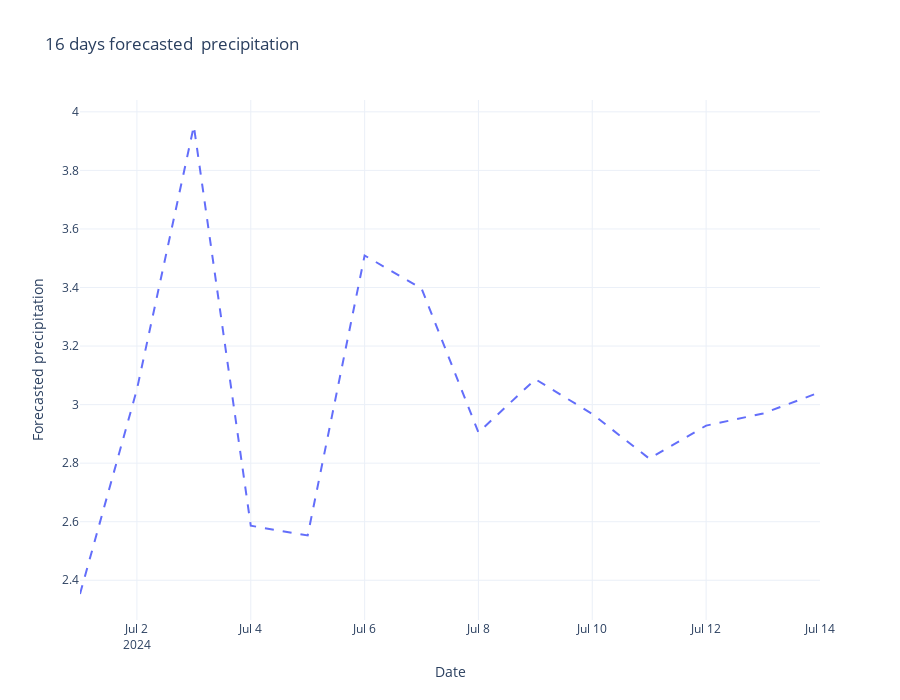

Notebook cell for this chart:
### Code cell
import plotly.graph_objects as go

# Create a figure
fig = go.Figure()

# Add the predicted soil moisture line
fig.add_trace(go.Scatter(
    x=forecasted_values_df.index, 
    y=forecasted_values_df["precipitation (mm)"],
    mode='lines',
    name='Predicted Soil Moisture',
    line=dict(dash='dash')  # This creates a dashed line
))

# Update layout for the figure
fig.update_layout(
    title='16 days forecasted  precipitation ',
    xaxis_title='Date',
    yaxis_title='Forecasted precipitation',
    legend_title='Legend',
    template='plotly_white',  # Optional: set a template
    width=900,  # Width of the plot
    height=700  # Height of the plot
)

# Show the figure
fig.show()

### Figure 1 — Plotly figure (JSON) as saved in the notebook; plotly's stock layout.template omitted (floating-point values rounded to 4 significant figures)
{"data": [{"line": {"dash": "dash"}, "mode": "lines", "name": "Predicted Soil Moisture", "type": "scatter", "x": ["2024-07-01T00:00:00", "2024-07-02T00:00:00", "2024-07-03T00:00:00", "2024-07-04T00:00:00", "2024-07-05T00:00:00", "2024-07-06T00:00:00", "2024-07-07T00:00:00", "2024-07-08T00:00:00", "2024-07-09T00:00:00", "2024-07-10T00:00:00", "2024-07-11T00:00:00", "2024-07-12T00:00:00", "2024-07-13T00:00:00", "2024-07-14T00:00:00"], "y": [2.353, 3.052, 3.952, 2.586, 2.553, 3.509, 3.397, 2.905, 3.087, 2.968, 2.816, 2.928, 2.97, 3.042]}], "layout": {"height": 700, "legend": {"title": {"text": "Legend"}}, "title": {"text": "16 days forecasted  precipitation "}, "width": 900, "xaxis": {"title": {"text": "Date"}}, "yaxis": {"title": {"text": "Forecasted precipitation"}}}}
